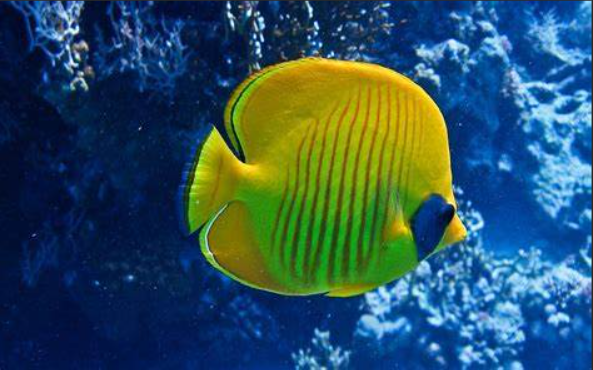
#> input picture underwater_sample.jpg, 593 x 370 px
$ python 'Naan mudhalvan project - Copy.py'
#> lines starting #> are read from the running program, lines starting #| are printed output that depends on the picture; after the words box and inside, x2 and y2 are one past the last pixel; in counts of white or black regions, pixels touching at a corner belong together
import cv2
import numpy as np

# Load the image
image = cv2.imread("underwater_sample.jpg")
#> image is the input picture: shape (370, 593, 3); mean B, G, R 94, 80.8, 43.9
hsv = cv2.cvtColor(image, cv2.COLOR_BGR2HSV)
#> hsv: shape (370, 593, 3); mean H, S, V 90.9, 223, 124.4

# Define yellow color range (tuned for fish)
lower_yellow = np.array([20, 100, 100])
upper_yellow = np.array([35, 255, 255])

# Mask and clean noise
mask = cv2.inRange(hsv, lower_yellow, upper_yellow)
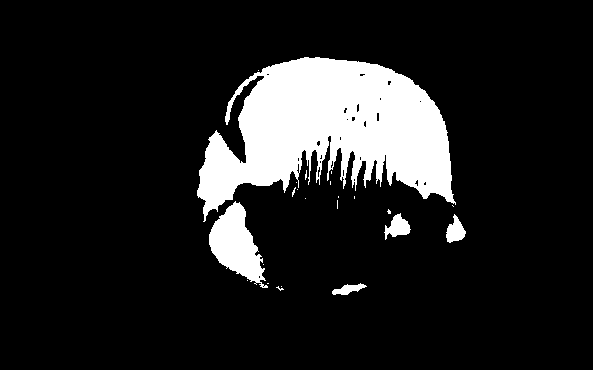
#> mask: shape (370, 593); 12.8% white; 23 white regions (18 under 20 px), largest, box (x1, y1, x2, y2) and area: (197, 57, 456, 222) 24340, (209, 201, 268, 288) 2620, (384, 213, 411, 240) 383, (446, 214, 466, 243) 338, (332, 283, 367, 295) 216
kernel = np.ones((5, 5), np.uint8)
mask = cv2.morphologyEx(mask, cv2.MORPH_CLOSE, kernel)
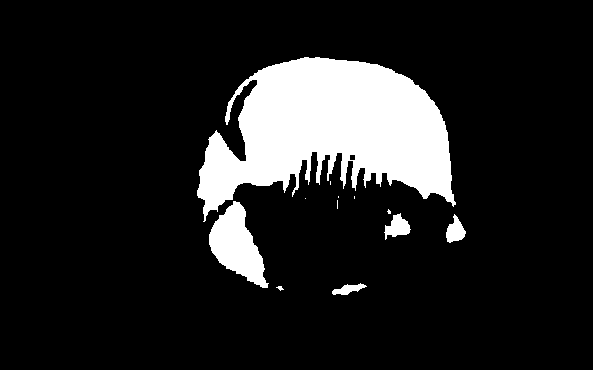
#> mask: shape (370, 593); 13.1% white; 12 white regions (6 under 20 px)

# Find contours
contours, _ = cv2.findContours(mask, cv2.RETR_EXTERNAL, cv2.CHAIN_APPROX_SIMPLE)
#> contours = 12 contours, 7 with area under 20; largest, box (x1, y1, x2, y2) and area: (197, 57, 456, 222) 24374, (209, 201, 269, 288) 2613, (384, 213, 411, 240) 350, (446, 214, 466, 243) 304, (332, 283, 367, 295) 180

# Only keep the largest contour assuming it's the fish
if contours:
    largest_contour = max(contours, key=cv2.contourArea)
#> largest_contour = contour of 566 points, box (x1, y1, x2, y2) (197, 57, 456, 222), area 24374
    x, y, w, h = cv2.boundingRect(largest_contour)
#> x = 197; y = 57; w = 259; h = 165
    cv2.rectangle(image, (x, y), (x + w, y + h), (0, 255, 0), 2)
    cv2.putText(image, "Fish", (x, y - 10), cv2.FONT_HERSHEY_SIMPLEX, 0.8, (0, 255, 0), 2)
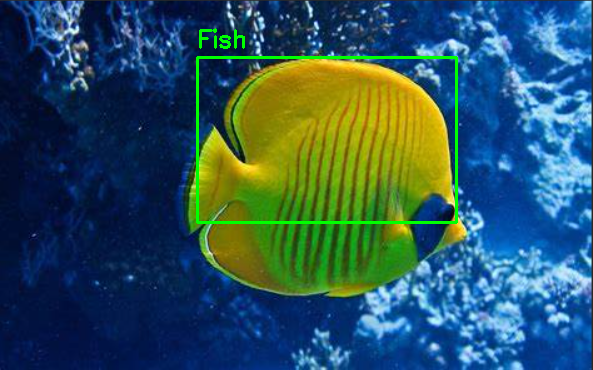
#> image: shape (370, 593, 3); mean B, G, R 93, 83.1, 43.3

# Show result
cv2.imshow("Fish Detection", image)
cv2.waitKey(0)
cv2.destroyAllWindows()
